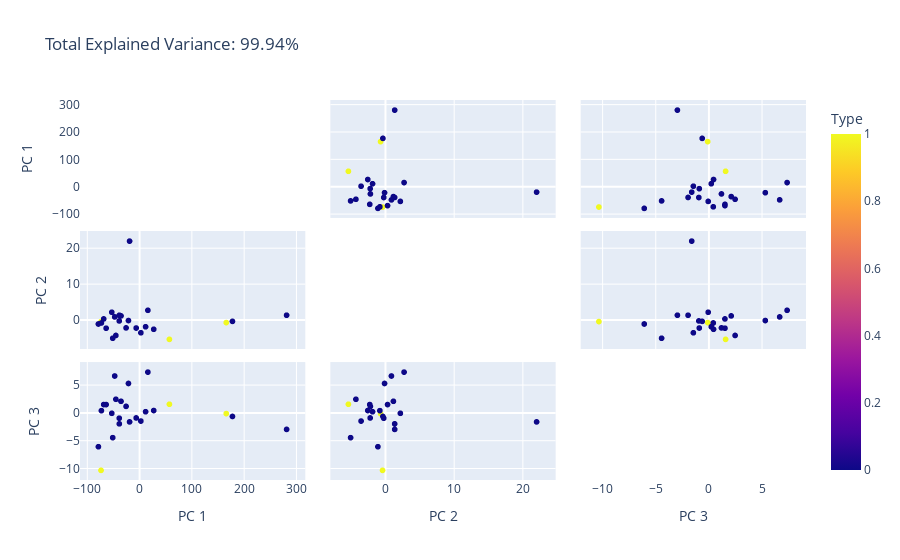

The notebook cell this image was saved under:
### Code cell
data['predictions'] = ifo.predict(X)
data['predictions'] = np.where(data['predictions']==-1,1,0)

n_components = 3
pca = PCA(n_components=n_components)
components = pca.fit_transform(data.iloc[:,2:].values.round(decimals=3))

total_var = pca.explained_variance_ratio_.sum() * 100

labels = {str(i): f"PC {i+1}" for i in range(n_components)}
labels['color'] = 'Type'

fig = px.scatter_matrix(
    components,
    color=data['predictions'],
    dimensions=range(n_components),
    labels=labels,
    title=f'Total Explained Variance: {total_var:.2f}%',
)
fig.update_traces(diagonal_visible=False)
fig.show()

### Figure 1 — Plotly figure (JSON) as saved in the notebook; plotly's stock layout.template omitted (floating-point values rounded to 4 significant figures)
{"data": [{"diagonal": {"visible": false}, "dimensions": [{"axis": {"matches": true}, "label": "PC 1", "values": [-45.3, -38.78, 2.599, 166.1, -21.16, -73.73, -53.13, -19.06, -25.78, -35.43, 16.05, -63.95, 11.64, -73.0, -6.416, 57.28, -38.71, -68.62, 178.0, -78.74, -47.52, 281.7, 27.21, -51.34]}, {"axis": {"matches": true}, "label": "PC 2", "values": [-4.251, -0.1899, -3.496, -0.6544, -0.0759, -0.3684, 2.231, 22.09, -2.137, 1.216, 2.771, -2.229, -1.826, -0.7568, -2.173, -5.342, 1.398, 0.3627, -0.3118, -1.043, 0.9283, 1.402, -2.52, -5.023]}, {"axis": {"matches": true}, "label": "PC 3", "values": [2.502, -0.9139, -1.429, -0.08032, 5.35, -10.33, -0.03204, -1.584, 1.219, 2.133, 7.402, 1.549, 0.2553, 0.4468, -0.8727, 1.606, -1.929, 1.545, -0.5986, -6.057, 6.701, -2.933, 0.4721, -4.422]}], "hovertemplate": "%{xaxis.title.text}=%{x}<br>%{yaxis.title.text}=%{y}<br>Type=%{marker.color}<extra></extra>", "legendgroup": "", "marker": {"color": [0, 0, 0, 1, 0, 1, 0, 0, 0, 0, 0, 0, 0, 0, 0, 1, 0, 0, 0, 0, 0, 0, 0, 0], "coloraxis": "coloraxis", "symbol": "circle"}, "name": "", "showlegend": false, "type": "splom"}], "layout": {"coloraxis": {"colorbar": {"title": {"text": "Type"}}, "colorscale": [[0, "#0d0887"], [0.1111, "#46039f"], [0.2222, "#7201a8"], [0.3333, "#9c179e"], [0.4444, "#bd3786"], [0.5556, "#d8576b"], [0.6667, "#ed7953"], [0.7778, "#fb9f3a"], [0.8889, "#fdca26"], [1, "#f0f921"]]}, "dragmode": "select", "legend": {"tracegroupgap": 0}, "title": {"text": "Total Explained Variance: 99.94%"}}}
